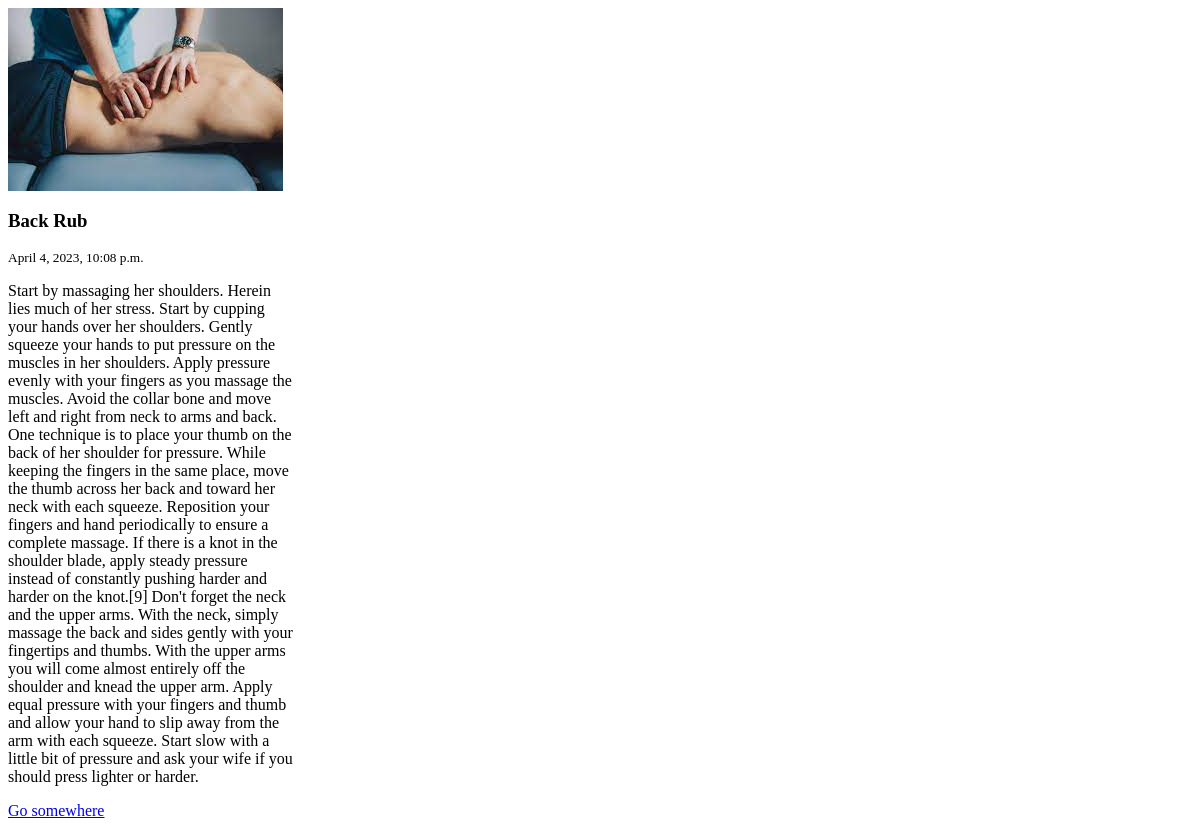
Page /product/back-rub/ on the earlier database version.
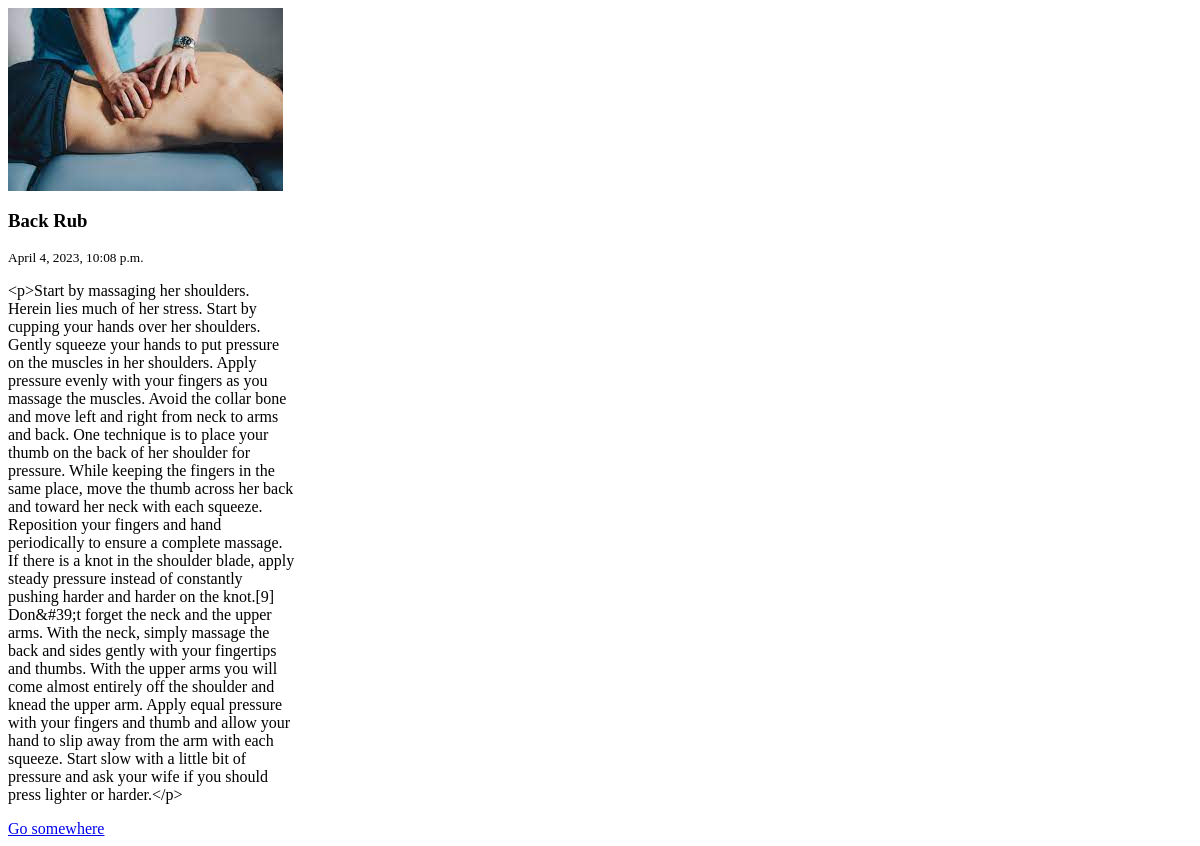
Same page on the later database version.
### products/models.py (models this page shows, shortened)
class ProductModel(models.Model):
    category = models.ManyToManyField(CategoryModel, related_name='products')
    name = models.CharField(max_length=250)
    slug = models.SlugField(max_length=300, unique=True)
    image = models.ImageField(upload_to='media', null=True, blank=True)
    descriptions = RichTextField()
    price = models.IntegerField()
    available = models.BooleanField(default=True)
    created = models.DateTimeField(auto_now_add=True)
    updated = models.DateTimeField(auto_now=True)
    class Meta:
        ordering = ('name',)

### products/views.py (the view)
# urls.py: path('<slug:slug_product>/', views.DetailProductView.as_view(), name='detail'),
class DetailProductView(View):
    def get(self, request, slug_product):
        product = get_object_or_404(ProductModel, slug=slug_product)
        return render(request, 'products/service-detail.html', {'product': product})

### products/templates/products/service-detail.html
<div class="card d-flex m-auto" style="width: 18rem;">
    <img class="card-img-top" src="{{ product.image.url }}" alt="{{ product.name }}">
        <div class="card-body">
            <h3 class="card-title">{{ product.name }}</h3>
            <small>{{ product.created }}</small>
            <p class="card-text">{{ product.descriptions }}</p>
            <a href="#" class="btn btn-warning">Go somewhere</a>
        </div>
</div>

Differences in the rows shown:
changed ProductModel "Back Rub": descriptions "Start by massaging her shoulders. Herein lies much of her stress. Start by cupping your hands over her shoulders. Gently squeeze your hands to put pressure on the muscles in her shoulders. Apply pressure evenly with your fingers as you massage the muscles. Avoid the collar bone and move left and right from neck to arms and back. One technique is to place your thumb on the back of her shoulder for pressure. While keeping the fingers in the same place, move the thumb across her back and toward her neck with each squeeze. Reposition your fingers and hand periodically to ensure a complete massage. If there is a knot in the shoulder blade, apply steady pressure instead of constantly pushing…" → "<p>Start by massaging her shoulders. Herein lies much of her stress. Start by cupping your hands over her shoulders. Gently squeeze your hands to put pressure on the muscles in her shoulders. Apply pressure evenly with your fingers as you massage the muscles. Avoid the collar bone and move left and right from neck to arms and back. One technique is to place your thumb on the back of her shoulder for pressure. While keeping the fingers in the same place, move the thumb across her back and toward her neck with each squeeze. Reposition your fingers and hand periodically to ensure a complete massage. If there is a knot in the shoulder blade, apply steady pressure instead of constantly pushing…"
